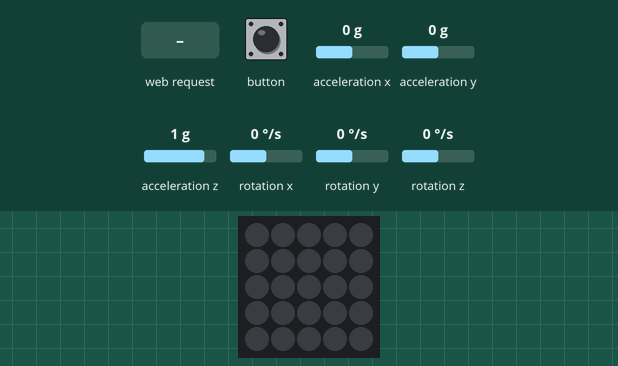
A sketch run on a simulated ESP32. On the bench: 5×5 RGB LED matrix (first LED top left, wired row by row). Inputs (shaded band) come from the test bench; at power-on: acceleration x 0 g, acceleration y 0 g, acceleration z 1 g, rotation x 0 °/s, rotation y 0 °/s, rotation z 0 °/s. Dim RGB values are drawn brighter than linear; random numbers use the default seed unless the sketch sets one; what the sketch prints to the serial monitor is not drawn.

Above: at 1.2 s.
1.3 s: HTTP request GET /H received
At 1.9 s:
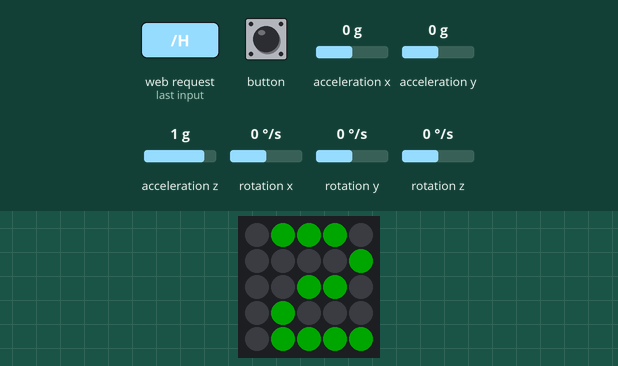
3.0 s: HTTP request GET /L received
At 5.0 s:
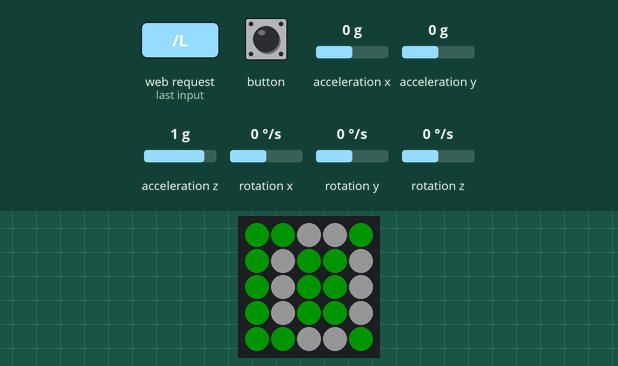
6.0 s: button pressed for 1 s
At 7.7 s:
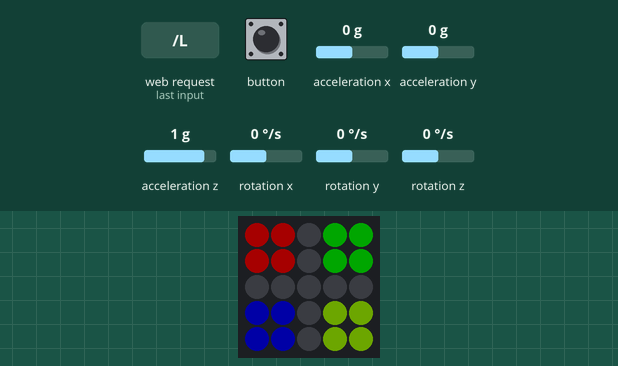
8.5 s: HTTP request GET /L received
At 10.4 s:
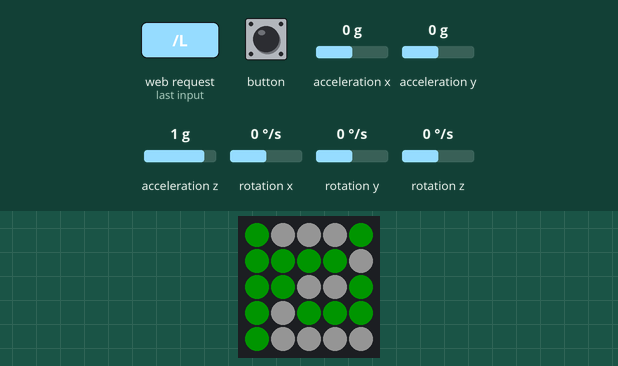
Timing chart, 0 to 11.9 s (numbered marks = the images above; inputs shaded):
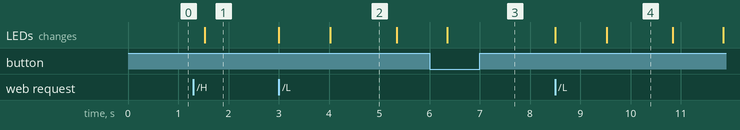

Measured:
- after the input at 1.3 s, the LEDs: change after 0.22 s (image 1)
- after the input at 3.0 s, the LEDs: first change at once (image 2 shows a later state)
- after the input at 6.0 s, the LEDs: change after 0.35 s (image 3)
- after the input at 8.5 s, the LEDs: first change at once (image 4 shows a later state)
- what the display in image 2 shows lasts 1.3 s, from 4.0 s to 5.3 s

The sketch:

part2_complete.ino
```cpp
#include <M5Atom.h>
#include <Arduino.h>
#include "characters.c"
#include <WiFi.h>
#include <WiFiClient.h>
#include <SD.h>
#include <SPI.h>
WiFiServer server(80);


long var = 0;
int num[25] = {0};
char check;

int GRB_COLOR_WHITE = 0xffffff;
int GRB_COLOR_BLACK = 0x000000;
int GRB_COLOR_RED = 0x00ff00;
int GRB_COLOR_YELLOW = 0xffff00;
int GRB_COLOR_GREEN = 0xff0000;
int GRB_COLOR_BLUE = 0x0000ff;

String toDisplay = "";
bool IMU6886Flag = false;
float accX, accY, accZ;
float gyroX, gyroY, gyroZ;
float newGyroX = 0, newGyroY = 0, newGyroZ = 0;
bool leftMove = false, midMove = false, rightMove = false;
bool screenActivated = false;
int currentMode = -1;
const float displayDelay = 100;
float lastReadingTime = 0;
int numberToShow;
int randomNum = 0;
bool inGame = false;
uint8_t DisBuff[2 + 5 * 5 * 3];
int activeColor = GRB_COLOR_RED;
int colorList[] = {GRB_COLOR_BLACK, activeColor};
const char *ssid = "Group22";
const char *password = "DandI01234";
int accTolerance = 3;
float gyroTolerance = 400;
float displayGyroZ = 20;
bool shakeDetected = false;
bool spinDetected = false;
const int *displayNumbers[6] = {one, two, three, four, five, six };

void setBuff(uint8_t Rdata, uint8_t Gdata, uint8_t Bdata)
{
  DisBuff[0] = 0x05;
  DisBuff[1] = 0x05;
  for (int i = 0; i < 25; i++)
  {
    DisBuff[2 + i * 3 + 0] = Rdata;
    DisBuff[2 + i * 3 + 1] = Gdata;
    DisBuff[2 + i * 3 + 2] = Bdata;
  }
}
void LUDOMode()
{
  setBuff(0x00, 0x00, 0x00); // clearing before adding colors to the MATRIX
  DisBuff[0] = 0x05;
  DisBuff[1] = 0x05;
  for (int i = 0; i < 25; i++)
  {
    if ((i == 3) || (i == 4) || (i == 8) || (i == 9)) {
      DisBuff[2 + i * 3 + 0] = 0xff;
      DisBuff[2 + i * 3 + 1] = 0x00;
      DisBuff[2 + i * 3 + 2] = 0x00;
    }
    else if ((i == 0) || (i == 1) || (i == 5) || (i == 6))
    {
      DisBuff[2 + i * 3 + 0] = 0x00;
      DisBuff[2 + i * 3 + 1] = 0xff;
      DisBuff[2 + i * 3 + 2] = 0x00;
    }
    else if ((i == 15) || (i == 16) || (i == 20) || (i == 21))
    {
      DisBuff[2 + i * 3 + 0] = 0x00;
      DisBuff[2 + i * 3 + 1] = 0x00;
      DisBuff[2 + i * 3 + 2] = 0xff;
    }
    else if ((i == 18) || (i == 19) || (i == 23) || (i == 24))
    {
      DisBuff[2 + i * 3 + 0] = 0xff;
      DisBuff[2 + i * 3 + 1] = 0xa5;
      DisBuff[2 + i * 3 + 2] = 0x00;
    }
  }
}

void ROULETTEMode()
{
  setBuff(0x00, 0x00, 0x00); // clearing before adding colors to the MATRIX
  DisBuff[0] = 0x05;
  DisBuff[1] = 0x05;
  for (int i = 0; i < 25; i++)
  {
    if ((i == 2) || (i == 10) || (i == 7) || (i == 11) || (i == 13) || (i == 14) || (i == 17) || (i == 22)) {
      DisBuff[2 + i * 3 + 0] = 0xff;
      DisBuff[2 + i * 3 + 1] = 0x00;
      DisBuff[2 + i * 3 + 2] = 0x00;
    }
    else if ((i == 12))
    {
      DisBuff[2 + i * 3 + 0] = 0xff;
      DisBuff[2 + i * 3 + 1] = 0xff;
      DisBuff[2 + i * 3 + 2] = 0xff;
    }
  }
}

void drawArray(const int arr[], int colors[])
{
  for (int i = 0; i < 25; i++)
  {
    M5.dis.drawpix(i, colors[arr[i]]);
  }
}
int currentModeIs(float x, float y, float z)
{
  {
    if (accX >= 0.9 &&  abs(accY) <= 0.1 && abs(accZ) <= 0.1 && currentMode < 1) {
      rightMove = true;
    }

    if (accX < 0 && accX > -1 && currentMode >= 0 && (rightMove || leftMove)) {
      midMove = true;
    }

    if (accX <= -0.9 &&  abs(accY) <= 0.1 && abs(accZ) <= 0.1 && currentMode >= 0) {
      leftMove = true;
    }

    if (midMove && rightMove) {
      currentMode++;
      leftMove = false;
      midMove = false;
      rightMove = false;
      delay(400);
    }

    if (leftMove && midMove) {
      currentMode--;
      leftMove = false;
      midMove = false;
      rightMove = false;
      delay(700);
    }

    if (currentMode > 1) currentMode = 1;
    if (currentMode < 0) currentMode = 0;
    if (screenActivated)
      if (currentMode == 0) {
        LUDOMode();
        M5.dis.displaybuff(DisBuff);
      }
      else if (currentMode == 1)
      {
        ROULETTEMode();
        M5.dis.displaybuff(DisBuff);
      }
  }
  return currentMode;
}
void getRandomNumber(int a, int b )
{
  numberToShow = random(a, b);
}
void isShakeDetected() {
  if (IMU6886Flag)
  {
    M5.IMU.getAccelData(&accX, &accY, &accZ);

    if (abs(accX) > accTolerance || abs(accY) > accTolerance)
    {
      shakeDetected = true;
      M5.dis.clear();
      getRandomNumber(0, 6);
      setBuff(0x00, 0x00, 0x00);
      M5.dis.displaybuff(DisBuff);
      delay(100);
      drawArray(displayNumbers[numberToShow], colorList);
    }
  }
}

void isSpinDetected()
{
  M5.IMU.getGyroData(&gyroX, &gyroY, &gyroZ);
  if (abs(gyroZ) >= gyroTolerance)
  {
    spinDetected = true;
    while (abs(gyroZ) > displayGyroZ) {
      setBuff(0x00, 0x00, 0x00);
      M5.dis.displaybuff(DisBuff);

      M5.IMU.getGyroData(&newGyroX, &newGyroY, &newGyroZ);
      gyroZ = abs(newGyroZ);
      Serial.println(gyroZ);
    }
    Roullete();
  }
}
void whiteNumberDisplay (String msg) {
  int n = msg.length();
  if (n == 1) {
    msg = "0" + msg;
  }
  char char_array[n];
  Serial.printf("Start");
  for (int i = 0; i < 2; i++)
  {
    delay(800);
    char_array[i] = msg[i];
    if (char_array[i] == '0')
    {
      for (int j = 0; j < 25; j++)
      {
        num[j] = zero[j];
      }
    }
    else if (char_array[i] == '1')
    {
      for (int j = 0; j < 25; j++)
      {
        num[j] = one[j];
      }
    }
    else if (char_array[i] == '2')
    {
      for (int j = 0; j < 25; j++)
      {
        num[j] = two[j];
      }
    }
    else if (char_array[i] == '3')
    {
      for (int j = 0; j < 25; j++)
      {
        num[j] = three[j];
      }
    }
    else if (char_array[i] == '4')
    {
      for (int j = 0; j < 25; j++)
      {
        num[j] = four[j];
      }
    }
    else if (char_array[i] == '5')
    {
      for (int j = 0; j < 25; j++)
      {
        num[j] = five[j];
      }
    }
    else if (char_array[i] == '6')
    {
      for (int j = 0; j < 25; j++)
      {
        num[j] = six[j];
      };
    }
    else if (char_array[i] == '7')
    {
      for (int j = 0; j < 25; j++)
      {
        num[j] = seven[j];
      }
    }
    else if (char_array[i] == '8')
    {
      for (int j = 0; j < 25; j++)
      {
        num[j] = eight[j];
      }
    }
    else if (char_array[i] == '9')
    {
      for (int j = 0; j < 25; j++)
      {
        num[j] = nine[j];
      }
    }
    M5.dis.clear();
    for (int k = 0; k < 25; k++)
    {
      if (num[k] == 1)
      {
        M5.dis.drawpix(k, 0x808080);
      }
      else if (num[k] == 0)
      {
        if (check == 'R')
          M5.dis.drawpix(k, 0x008000);
        else if (check == 'B')
          M5.dis.drawpix(k, 0x000000);
        else if (check == 'G')
          M5.dis.drawpix(k, GRB_COLOR_GREEN);
      }
    }
    delay(500);
  }
}
void runGame()
{
  Serial.printf("in physical game mode");
  M5.IMU.getAccelData(&accX, &accY, &accZ);
  //delay(400);
  M5.IMU.getGyroData(&gyroX, &gyroY, &gyroZ);
  currentMode = currentModeIs(accX, accY, accZ);
  if ( M5.Btn.wasPressed() && screenActivated == false )
  {
    screenActivated = true;
    currentMode = currentModeIs(accX, accY, accZ);
  }
  else if (screenActivated && M5.Btn.wasPressed())
  {
    switch (currentMode)
    {
      case 0:     {           //case for showing acive temp + units

          Serial.print("Game 1");
          while (1)
          {
            isShakeDetected();
          }
          break;
        }

      case 1:
        {
          Serial.print("Game 2");
          while (1)
          {
            isSpinDetected();
          }
          break;
        }
    }
    delay(100);
  }
}

void Roullete() {
  getRandomNumber(0, 38);
  setBuff(0x00, 0x00, 0x00);
  M5.dis.displaybuff(DisBuff);
  delay(200);
  if (numberToShow == 15 || numberToShow == 4 || numberToShow == 2 || numberToShow == 17 || numberToShow == 6 || numberToShow == 13 || numberToShow == 11 || numberToShow == 8 || numberToShow == 10 || numberToShow == 24 || numberToShow == 33 || numberToShow == 20 ||
      numberToShow == 31 || numberToShow == 22 || numberToShow == 29 || numberToShow == 28 || numberToShow == 35 || numberToShow == 26) {
    setBuff(0xff, 0x00, 0x00);
    check = 'B';
    toDisplay = String(numberToShow);
    whiteNumberDisplay(toDisplay);
    Serial.print(toDisplay);
    //M5.dis.displaybuff(DisBuff);
    delay(500);

  }
  else if (numberToShow == 32 || numberToShow == 19 || numberToShow == 21 || numberToShow == 25 || numberToShow == 34 || numberToShow == 27
           || numberToShow == 36 || numberToShow == 30 || numberToShow == 23 || numberToShow == 5 || numberToShow == 16 || numberToShow == 1 ||
           numberToShow == 14 || numberToShow == 9 || numberToShow == 18 || numberToShow == 7 || numberToShow == 12 || numberToShow == 03) //RED
  {
    check = 'R';
    setBuff(0x00, 0x00, 0x00);
    toDisplay = String(numberToShow);
    whiteNumberDisplay(toDisplay);
    Serial.print(toDisplay);
    //M5.dis.displaybuff(DisBuff);
    delay(500);
  }
  else if (numberToShow == 0)
  {
    check = 'G';
    setBuff(0x00, 0x00, 0xff);
  }
}

void onlineLUDO() {
  getRandomNumber(0, 6);
  activeColor = GRB_COLOR_RED;
  setBuff(0x00, 0x00, 0x00);
  M5.dis.displaybuff(DisBuff);
  delay(200);
  drawArray(displayNumbers[numberToShow], colorList);
}

void setup()
{
  M5.begin(true, false, true);
  if (!M5.IMU.Init()) IMU6886Flag = true;

  WiFi.softAP(ssid, password);
  IPAddress myIP = WiFi.softAPIP();
  Serial.print("AP IP address: ");
  Serial.println(myIP);
  server.begin();

  Serial.println("Server started");
}
void loop() {
  WiFiClient client = server.available();   // listen for incoming clients
  if (client) {                             // if you get a client,
    Serial.println("New Client.");           // print a message out the serial port
    String currentLine = "";                // make a String to hold incoming data from the client
    while (client.connected()) {            // loop while the client's connected
      if (client.available()) {             // if there's bytes to read from the client,
        char c = client.read();             // read a byte, then
        Serial.write(c);                    // print it out the serial monitor
        if (c == '\n') {                    // if the byte is a newline character
          // if the current line is blank, you got two newline characters in a row.
          // that's the end of the client HTTP request, so send a response:
          if (currentLine.length() == 0) {
            // HTTP headers always start with a response code (e.g. HTTP/1.1 200 OK)
            // and a content-type so the client knows what's coming, then a blank line:
            client.println("HTTP/1.1 200 OK");
            client.println("Content-type:text/html");
            client.println();
            client.print("<h2>Welcome!</h2>\n");
            client.print("<p style=\"font-size: 1.5em;\">Play <strong>LUDO</strong> or <strong>ROULETTE</strong></p>\n");
            client.print("<button onclick=\"location.href='/H'\" type=\"button\">\n"
                         "Roll the Dice</button><p>&emsp;</p><p>&emsp;</p><p>&emsp;</p><p>&emsp;</p>");
            client.print("<button onclick=\"location.href='/L'\" type=\"button\">\n"
                         "Spin the Roulette</button>");

            // break out of the while loop:
            break;
          } else {    // if you got a newline, then clear currentLine:
            currentLine = "";
          }
        } else if (c != '\r') {  // if you got anything else but a carriage return character,
          currentLine += c;      // add it to the end of the currentLine
        }
        if (currentLine.endsWith("GET /H")) {
          // GET /H turns the LED on
          onlineLUDO();
          //client.println(var);

        }
        else if (currentLine.endsWith("GET /L"))
        {
          Roullete();
          //client.println("Roulette Value");

        }
      }
    }
    // close the connection:
    client.stop();
    Serial.println("Client Disconnected.");
  }
  else
  {
    runGame(); //physical game MODE
  }
  M5.update();
}
```

Source omitted: characters.c (data table, 23195 bytes)
